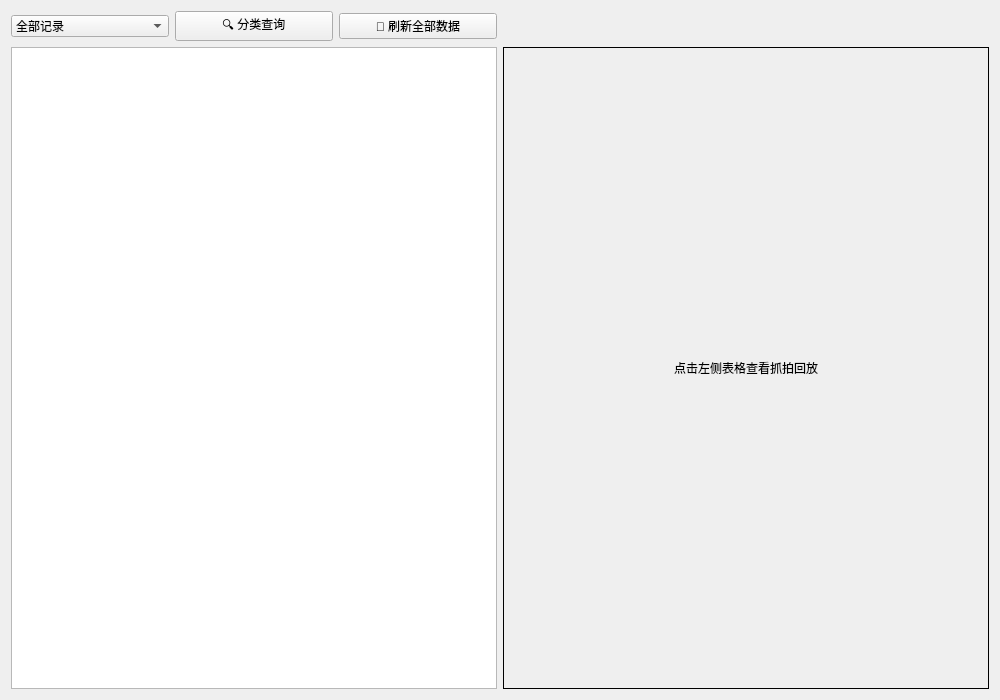
<?xml version="1.0" encoding="UTF-8"?>
<ui version="4.0">
 <class>Form</class>
 <widget class="QWidget" name="Form">
  <property name="geometry">
   <rect>
    <x>0</x>
    <y>0</y>
    <width>1000</width>
    <height>700</height>
   </rect>
  </property>
  <property name="windowTitle">
   <string>智慧工地 - 数据管理中心</string>
  </property>
  <layout class="QGridLayout" name="gridLayout" columnstretch="3,3">
   <item row="0" column="0">
    <layout class="QHBoxLayout" name="horizontalLayout">
     <item>
      <widget class="QComboBox" name="combo_type">
       <item>
        <property name="text">
         <string>全部记录</string>
        </property>
       </item>
       <item>
        <property name="text">
         <string>未戴安全帽</string>
        </property>
       </item>
      </widget>
     </item>
     <item>
      <widget class="QPushButton" name="btn_search">
       <property name="text">
        <string>🔍 分类查询</string>
       </property>
      </widget>
     </item>
     <item>
      <widget class="QPushButton" name="btn_refresh">
       <property name="text">
        <string>🔄 刷新全部数据</string>
       </property>
      </widget>
     </item>
    </layout>
   </item>
   <item row="1" column="0">
    <widget class="QTableWidget" name="table_records"/>
   </item>
   <item row="1" column="1">
    <widget class="QLabel" name="label_image">
     <property name="frameShape">
      <enum>QFrame::Box</enum>
     </property>
     <property name="text">
      <string>点击左侧表格查看抓拍回放</string>
     </property>
     <property name="alignment">
      <set>Qt::AlignCenter</set>
     </property>
    </widget>
   </item>
  </layout>
 </widget>
 <resources/>
 <connections/>
</ui>
